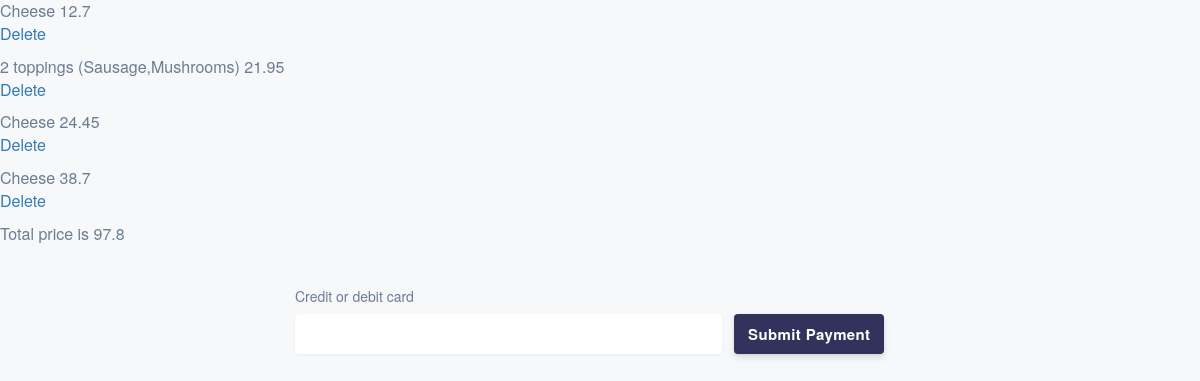
The app's page /carts (signed in), older data.
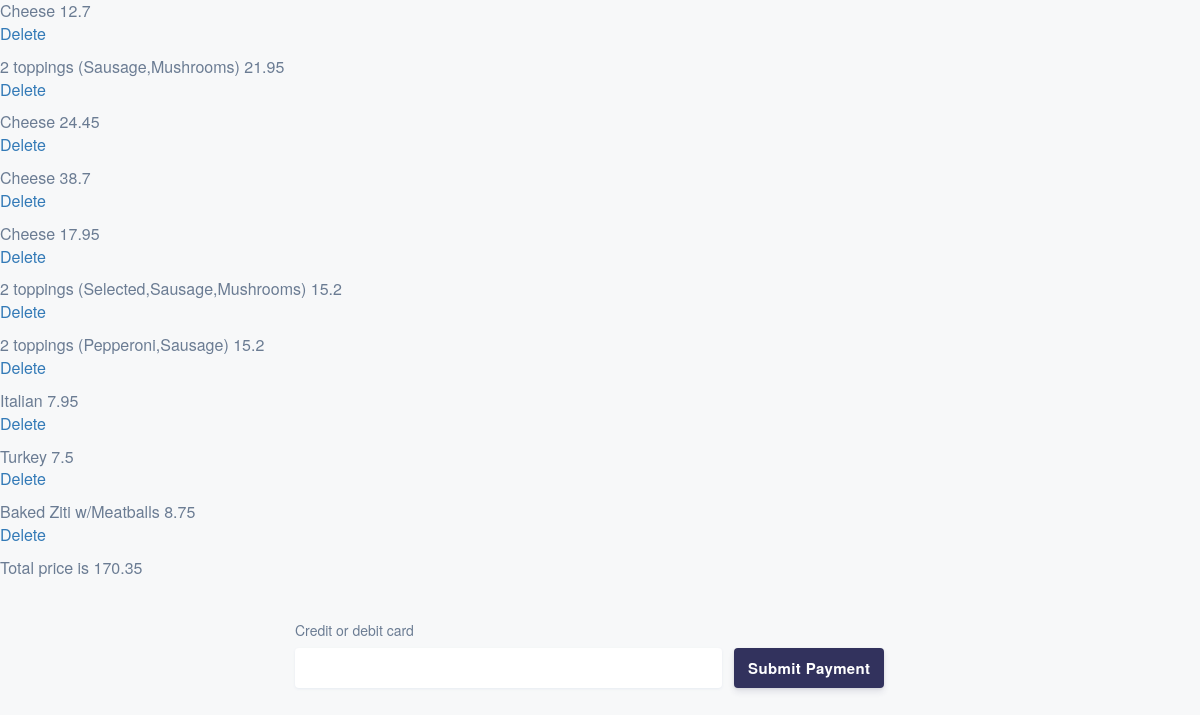
The same page, newer data.
### pizza/models.py (models this page shows, shortened)
class Order(models.Model):
    item = models.TextField()
    user = models.ForeignKey(User, on_delete=models.CASCADE)
    price = models.FloatField(default=0.0)
    topping = models.ManyToManyField(Topping, blank=True, related_name='topping')

### pizza/views.py (the view)
# urls.py: path("carts", views.carts, name='carts'),
def carts(request):
    if not request.user.is_authenticated:
        return render(request, "pizza/login.html", {"message":None})
    shopping = Order.objects.filter(user=request.user)
    total_price = sum(float(i.price) for i in shopping)
    food = [([i.item, i.price], i.id) for i in shopping]
    context = {
        'food': food,
        'price': round(total_price, 2)
    }
    return render(request, "pizza/payment.html", context)

### pizza/templates/pizza/payment.html (shortened to what this page needs)
{% load static %}
<html><head>
<link href="https://maxcdn.bootstrapcdn.com/bootstrap/3.3.7/css/bootstrap.min.css" type="text/css" rel="stylesheet">
</head>
<body>
    {% for item in food %}
    <ul>
        <li><span>{{ item.0.0 }}</span>  <span>{{ item.0.1 }}</span></li>
        <a href="{% url 'delete' item.1 %}">Delete</a>
    </ul>
    {% endfor %}
    <p>Total price is {{ price }}</p>
  <div class="wrapper" id="collapseStripe">
  <form action="{% url 'payments' %}" method="POST" id="payment-form">
    <div class="form-row">
      <label for="card-element">
        Credit or debit card
      </label>
      <div id="card-element" class="StripeElement StripeElement--empty"><div class="__PrivateStripeElement" style="margin: 0px !important; padding: 0px !important; border: none !important; display: block !important; background: transparent !important; position: relative !important; opacity: 1 !important;"><iframe frameborder="0" allowtransparency="true" scrolling="no" name="__privateStripeFrame5" allowpaymentrequest="true" src="https://js.stripe.com/v3/elements-inner-card-06bbf4872ef26f755cabcdae4075e537.html#style[base][color]=%2332325d&amp;style[base][fontFamily]=%22Helvetica+Neue%22%2C+Helvetica%2C+sans-serif&amp;style[base][fontSmoothing]=antialiased&amp;style[base][fontSize]=16px&amp;style[base][::placeholder][color]=%23aab7c4&amp;style[invalid][color]=%23fa755a&amp;style[invalid][iconColor]=%23fa755a&amp;componentName=card&amp;wait=false&amp;rtl=false&amp;keyMode=test&amp;apiKey=pk_test_kcjuC8vQSujbOVcVPabfiLhq00iXw73glo&amp;origin=https%3A%2F%2Fstripe.com&amp;referrer=https%3A%2F%2Fstripe.com%2Fdocs%2Fstripe-js&amp;controllerId=__privateStripeController1" title="Secure payment input frame" style="border: none !important; margin: 0px !important; padding: 0px !important; width: 1px !important; min-width: 100% !important; overflow: hidden !important; display: block !important; user-select: none !important; height: 19.2px;"></iframe><input class="__PrivateStripeElement-input" aria-hidden="true" aria-label=" " autocomplete="false" maxlength="1" style="border: none !important; display: block !important; position: absolute !important; height: 1px !important; top: 0px !important; left: 0px !important; padding: 0px !important; margin: 0px !important; width: 100% !important; opacity: 0 !important; background: transparent !important; pointer-events: none !important; font-size: 16px !important;"></div></div>
      <div id="card-errors" role="alert"></div>
    </div>
    <button>Submit Payment</button>
  </form>
  </div>
  </body></html>

### pizza/templates/pizza/payment.html (style rules this page uses)
body, html { height: 100%; background-color: #f7f8f9; color: #6b7c93; }
*, label { font-family: "Helvetica Neue", Helvetica, sans-serif; font-size: 16px; font-variant: normal; padding: 0; margin: 0; -webkit-font-smoothing: antialiased; }
button { border: none; border-radius: 4px; outline: none; text-decoration: none; color: #fff; background: #32325d; white-space: nowrap; display: inline-block; height: 40px; line-height: 40px; padding: 0 14px; box-shadow: 0 4px 6px rgba(50, 50, 93, .11), 0 1px 3px rgba(0, 0, 0, .08); border-radius: 4px; font-size: 15px; font-weight: 600; letter-spacing: 0.025em; text-decoration: none; -webkit-transition: all 150ms ease; transition: all 150ms ease; float: left; margin-left: 12px; margin-top: 28px; }
form { padding: 30px; height: 120px; }
label { font-weight: 500; font-size: 14px; display: block; margin-bottom: 8px; }
#card-errors { height: 20px; padding: 4px 0; color: #fa755a; }
.form-row { width: 70%; float: left; }
.wrapper { width: 670px; margin: 0 auto; height: 100%; }
.StripeElement { box-sizing: border-box; height: 40px; padding: 10px 12px; border: 1px solid transparent; border-radius: 4px; background-color: white; box-shadow: 0 1px 3px 0 #e6ebf1; -webkit-transition: box-shadow 150ms ease; transition: box-shadow 150ms ease; }

Row changes from the older to the newer data that the page shows:
added Order: item "Cheese", price "17.95"
added Order: item "2 toppings (Selected,Sausage,Mushrooms)", price "15.2"
added Order: item "2 toppings (Pepperoni,Sausage)", price "15.2"
added Order: item "Italian", price "7.95"
added Order: item "Turkey", price "7.5"
added Order: item "Baked Ziti w/Meatballs", price "8.75"
Text that changed along with them:
{{ price }}: "97.8" → "170.35"
new list line: "Delete"
